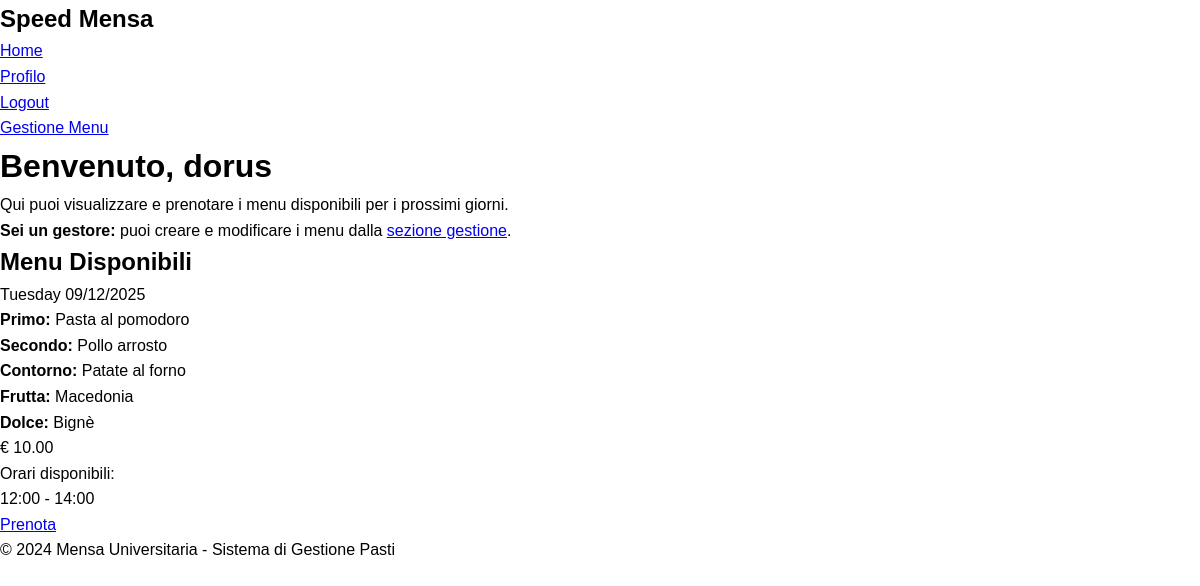
The app's page /index (signed in) with its own data.
### app/models.py (models this page shows, shortened)
class User(UserMixin, db.Model):
    id: so.Mapped[int] = so.mapped_column(primary_key=True)
    username: so.Mapped[str] = so.mapped_column(sa.String(64), index=True, unique=True)
    email: so.Mapped[str] = so.mapped_column(sa.String(120), index=True, unique=True)
    password_hash: so.Mapped[Optional[str]] = so.mapped_column(sa.String(256))
    nome: so.Mapped[Optional[str]] = so.mapped_column(sa.String(100))
    cognome: so.Mapped[Optional[str]] = so.mapped_column(sa.String(100))
    matricola: so.Mapped[Optional[str]] = so.mapped_column(sa.String(20), unique=True)
    is_gestore: so.Mapped[bool] = so.mapped_column(default=False)
    created_at: so.Mapped[datetime] = so.mapped_column(default=lambda: datetime.now(timezone.utc))
    prenotazioni: so.WriteOnlyMapped['Prenotazione'] = so.relationship(back_populates='utente')
    transazioni: so.WriteOnlyMapped['Transazione'] = so.relationship(back_populates='utente')
    menu_creati: so.WriteOnlyMapped['MenuGiornaliero'] = so.relationship(back_populates='gestore')

class MenuGiornaliero(db.Model):
    id: so.Mapped[int] = so.mapped_column(primary_key=True)
    data: so.Mapped[date] = so.mapped_column(sa.Date, index=True, unique=True)
    primo: so.Mapped[str] = so.mapped_column(sa.String(200))
    secondo: so.Mapped[str] = so.mapped_column(sa.String(200))
    contorno: so.Mapped[str] = so.mapped_column(sa.String(200))
    frutta: so.Mapped[Optional[str]] = so.mapped_column(sa.String(200))
    dolce: so.Mapped[Optional[str]] = so.mapped_column(sa.String(200))
    prezzo: so.Mapped[float] = so.mapped_column(default=5.0)
    disponibile: so.Mapped[bool] = so.mapped_column(default=True)
    gestore_id: so.Mapped[int] = so.mapped_column(sa.ForeignKey(User.id), index=True)
    created_at: so.Mapped[datetime] = so.mapped_column(default=lambda: datetime.now(timezone.utc))
    gestore: so.Mapped[User] = so.relationship(back_populates='menu_creati')
    prenotazioni: so.WriteOnlyMapped['Prenotazione'] = so.relationship(back_populates='menu')

### app/routes.py (the view)
@app.route('/')
@app.route('/index')
@login_required
def index():
    oggi = date.today()
    menu_query = sa.select(MenuGiornaliero).where(
        MenuGiornaliero.data >= oggi,
        MenuGiornaliero.disponibile == True
    ).order_by(MenuGiornaliero.data)
    menu_disponibili = db.session.scalars(menu_query).all()
    return render_template('index.html', title='Home', menu_disponibili=menu_disponibili)

### app/models.py (called while the page is built)
@login.user_loader
def load_user(id):
    return db.session.get(User, int(id))

### app/templates/index.html
{% extends "base.html" %} {% block content %}
<div class="welcome">
  <h1>Benvenuto, {{ current_user.nome }}</h1>
  <p>
    Qui puoi visualizzare e prenotare i menu disponibili per i prossimi giorni.
  </p>
  {% if current_user.is_gestore %}
  <p>
    <strong>Sei un gestore:</strong> puoi creare e modificare i menu dalla
    <a href="{{ url_for('gestore_menu') }}">sezione gestione</a>.
  </p>
  {% endif %}
</div>
<h2>Menu Disponibili</h2>
{% if menu_disponibili %}
<div class="menu-grid">
  {% for menu in menu_disponibili %}
  <div class="menu-card">
    <div class="menu-date">{{ menu.data.strftime('%A %d/%m/%Y') }}</div>
    <div class="menu-item"><strong>Primo:</strong> {{ menu.primo }}</div>
    <div class="menu-item"><strong>Secondo:</strong> {{ menu.secondo }}</div>
    <div class="menu-item"><strong>Contorno:</strong> {{ menu.contorno }}</div>
    {% if menu.frutta %}
    <div class="menu-item"><strong>Frutta:</strong> {{ menu.frutta }}</div>
    {% endif %} {% if menu.dolce %}
    <div class="menu-item"><strong>Dolce:</strong> {{ menu.dolce }}</div>
    {% endif %}
    <div class="menu-price">€ {{ "%.2f"|format(menu.prezzo) }}</div>
    <div class="menu-actions">
      <div class="orari-info">
        Orari disponibili:<br />
        12:00 - 14:00
      </div>
      <a
        href="{{ url_for('prenota', menu_id=menu.id) }}"
        class="btn btn-success"
      >
        Prenota
      </a>
    </div>
  </div>
  {% endfor %}
</div>
{% else %}
<div class="no-menu">
  <h3>Nessun menu disponibile al momento</h3>
  <p>Torna più tardi per vedere i nuovi menu!</p>
</div>
{% endif %} {% endblock %}

### app/static/style.css (style rules this page uses)
* { margin: 0; padding: 0; box-sizing: border-box; }
body { font-family:Arial, Helvetica, sans-serif; line-height: 1.6; color: black; background-color: white; }

### records on screen
User: nome "dorus"
MenuGiornaliero: data "Tuesday 09/12/2025", primo "Pasta al pomodoro", secondo "Pollo arrosto", contorno "Patate al forno", frutta "Macedonia", dolce "Bignè", prezzo "10.00"
